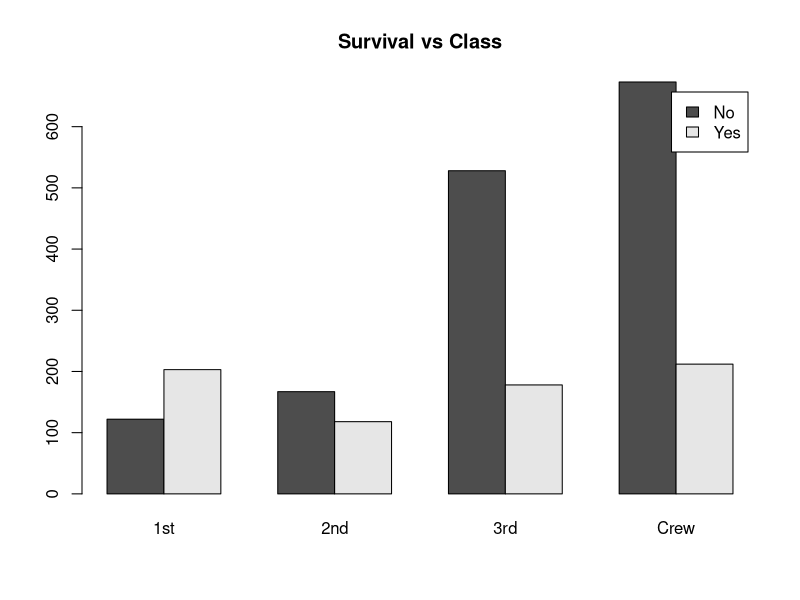
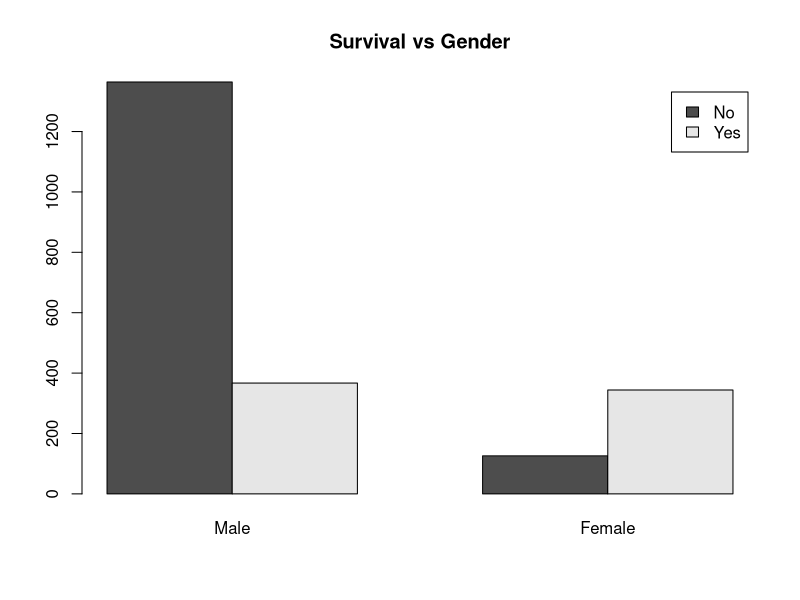

The R source for these figures, in order:
data(Titanic)

titanic_df <- as.data.frame(Titanic)

# Survival versus class
class_survival <- xtabs(Freq ~ Class + Survived, data=titanic_df)
barplot(t(class_survival), beside=TRUE,
        legend=TRUE, main="Survival vs Class")

# Survival versus gender
gender_survival <- xtabs(Freq ~ Sex + Survived, data=titanic_df)
barplot(t(gender_survival), beside=TRUE,
        legend=TRUE, main="Survival vs Gender")

# Titanic is an aggregated dataset and has no individual Age column.
# Use the built-in datasets package's Titanic data for the two plots above.
